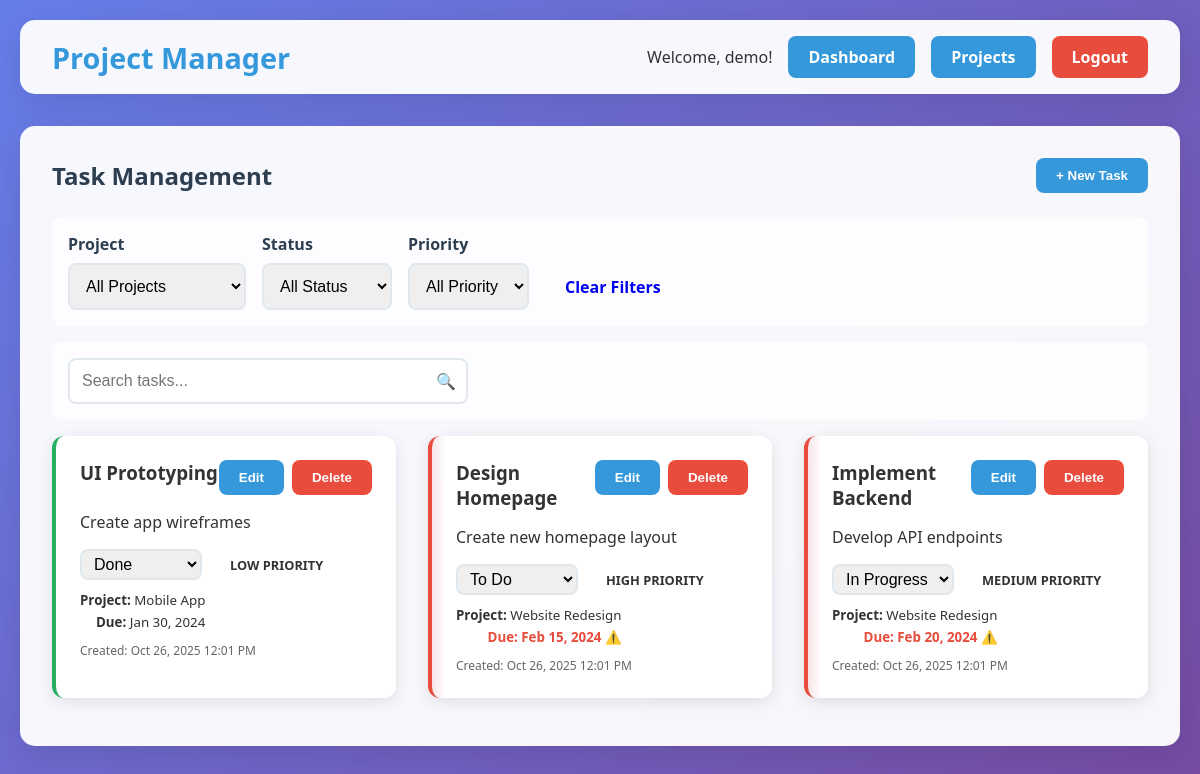
Screenshot of /tasks.php (signed in) with the database file from the repository.
### tables this page shows
CREATE TABLE tasks (
    id INT AUTO_INCREMENT PRIMARY KEY,
    project_id INT NOT NULL,
    title VARCHAR(200) NOT NULL,
    description TEXT,
    status ENUM('todo', 'in-progress', 'done') DEFAULT 'todo',
    priority ENUM('low', 'medium', 'high') DEFAULT 'medium',
    due_date DATE,
    created_at TIMESTAMP DEFAULT CURRENT_TIMESTAMP,
    updated_at TIMESTAMP DEFAULT CURRENT_TIMESTAMP ON UPDATE CURRENT_TIMESTAMP,
    FOREIGN KEY (project_id) REFERENCES projects(id) ON DELETE CASCADE
);

### includes/functions.php (called while the page is built, shortened)
<?php
class ProjectManager {
    private $conn;
    public function __construct($db) {
        $this->conn = $db;
    }
    public function getProjects($user_id) {
        $query = "SELECT * FROM projects WHERE user_id = :user_id ORDER BY created_at DESC";
        $stmt = $this->conn->prepare($query);
        $stmt->bindParam(":user_id", $user_id);
        $stmt->execute();
        return $stmt->fetchAll(PDO::FETCH_ASSOC);
    }
    public function getTasks($project_id, $filters = []) {
        $query = "SELECT * FROM tasks WHERE project_id = :project_id";
        $query .= " ORDER BY
            CASE priority
                WHEN 'high' THEN 1
                WHEN 'medium' THEN 2
                WHEN 'low' THEN 3
            END, due_date ASC";
        $stmt = $this->conn->prepare($query);
        $stmt->bindParam(":project_id", $project_id);
        $stmt->execute();
        return $stmt->fetchAll(PDO::FETCH_ASSOC);
    }
}
?>

### tasks.php (the view, shortened to what this page needs)
<?php
require_once "includes/config.php";
require_once "includes/functions.php";
$projectManager = new ProjectManager($db);
$user_id = $_SESSION['user_id'];
$projects = $projectManager->getProjects($user_id);
$filters = [];
$project_id = $_GET['project_id'] ?? '';
$search_term = $_GET['search'] ?? '';
if ($search_term) {
    $tasks = $projectManager->searchTasks($user_id, $search_term);
} elseif ($project_id) {
    $tasks = $projectManager->getTasks($project_id, $filters);
} else {
    $tasks = [];
    foreach ($projects as $project) {
        $project_tasks = $projectManager->getTasks($project['id'], $filters);
        foreach ($project_tasks as $task) {
            $task['project_name'] = $project['name'];
            $tasks[] = $task;
        }
    }
    usort($tasks, function($a, $b) {
        if ($a['due_date'] == $b['due_date']) {
            $priority_order = ['high' => 1, 'medium' => 2, 'low' => 3];
            $a_priority = isset($a['priority']) && isset($priority_order[$a['priority']]) ? $priority_order[$a['priority']] : 4;
            $b_priority = isset($b['priority']) && isset($priority_order[$b['priority']]) ? $priority_order[$b['priority']] : 4;
            return $a_priority - $b_priority;
        }
        return strtotime($a['due_date']) - strtotime($b['due_date']);
    });
}
?>
<!DOCTYPE html>
<html lang="en">
<head>
    <link href="https://unpkg.com/boxicons@2.1.4/css/boxicons.min.css" rel="stylesheet">
    <link rel="stylesheet" href="css/style.css">
</head>
<body>
    <div class="container">
        <div class="header">
            <div class="header-content">
                <a href="dashboard.php" class="logo">Project Manager</a>
                <div class="user-info">
                    <span>Welcome, <?php echo htmlspecialchars($_SESSION['username']); ?>!</span>
                    <a href="dashboard.php" class="btn btn-primary">Dashboard</a>
                    <a href="projects.php" class="btn btn-primary">Projects</a>
                    <a href="logout.php" class="btn btn-danger">Logout</a>
                </div>
            </div>
        </div>
        <div class="card">
            <div class="card-header">
                <h2 class="card-title">Task Management</h2>
                <button class="btn btn-primary modal-trigger" data-modal="createTaskModal">
                    + New Task
                </button>
            </div>
            <div class="filter-section">
                <form method="GET" action="tasks.php" id="task-filters">
                    <div class="filter-group">
                        <div>
                            <label class="form-label">Project</label>
                            <select class="form-control" name="project_id" onchange="this.form.submit()">
                                <option value="">All Projects</option>
                            </select>
                        </div>
                        <div>
                            <label class="form-label">Status</label>
                            <select class="form-control" name="status" onchange="this.form.submit()">
                                <option value="">All Status</option>
                            </select>
                        </div>
                        <div>
                            <label class="form-label">Priority</label>
                            <select class="form-control" name="priority" onchange="this.form.submit()">
                                <option value="">All Priority</option>
                            </select>
                        </div>
                        <div>
                            <label class="form-label">&nbsp;</label>
                            <a href="tasks.php" class="btn" style="display: block;">Clear Filters</a>
                        </div>
                    </div>
                </form>
            </div>
            <div class="filter-section">
                <form method="GET" action="tasks.php">
                    <div class="search-box">
                        <input type="text" class="form-control search-input" name="search"
                               placeholder="Search tasks..." value="<?php echo htmlspecialchars($search_term); ?>">
                        <span class="search-icon">🔍</span>
                    </div>
                </form>
            </div>
            <?php if (empty($tasks)): ?>
                <div style="text-align: center; padding: 3rem;">
                    <h3>No tasks found</h3>
                    <p><?php echo $search_term ? 'No tasks match your search criteria.' : 'Create your first task to get started!'; ?></p>
                    <button class="btn btn-primary modal-trigger" data-modal="createTaskModal">
                        Create First Task
                    </button>
                </div>
            <?php else: ?>
                <div class="grid">
                    <?php foreach ($tasks as $task):
                        $is_overdue = $task['due_date'] && strtotime($task['due_date']) < time() && $task['status'] !== 'done';
                    ?>
                        <div class="task-item <?php echo $task['status']; ?> priority-<?php echo $task['priority']; ?>
                            <?php echo $is_overdue ? 'overdue' : ''; ?>">
                            <div style="display: flex; justify-content: between; align-items: start; margin-bottom: 1rem;">
                                <h3 style="margin: 0; flex: 1;"><?php echo htmlspecialchars($task['title']); ?></h3>
                                <div style="display: flex; gap: 0.5rem;">
                                    <button class="btn btn-primary modal-trigger"
                                            data-modal="editTaskModal"
                                            data-task-id="<?php echo $task['id']; ?>"
                                            data-task-title="<?php echo htmlspecialchars($task['title']); ?>"
                                            data-task-description="<?php echo htmlspecialchars($task['description']); ?>"
                                            data-task-status="<?php echo $task['status']; ?>"
                                            data-task-priority="<?php echo $task['priority']; ?>"
                                            data-task-due-date="<?php echo $task['due_date']; ?>">
                                        Edit
                                    </button>
                                    <form method="POST" style="display: inline;" onsubmit="return confirmDelete()">
                                        <button type="submit" class="btn btn-danger">Delete</button>
                                    </form>
                                </div>
                            </div>
                            <?php if (!empty($task['description'])): ?>
                                <p><?php echo htmlspecialchars($task['description']); ?></p>
                            <?php endif; ?>
                            <div style="display: flex; justify-content: space-between; align-items: center; margin-top: 1rem; flex-wrap: wrap; gap: 0.5rem;">
                                <div style="display: flex; gap: 1rem; align-items: center;">
                                    <select class="status-select form-control" data-task-id="<?php echo $task['id']; ?>"
                                            data-original-value="<?php echo $task['status']; ?>"
                                            style="width: auto; padding: 4px 8px;">
                                        <option value="todo" <?php echo ($task['status'] == 'todo') ? 'selected' : ''; ?>>To Do</option>
                                        <option value="in-progress" <?php echo ($task['status'] == 'in-progress') ? 'selected' : ''; ?>>In Progress</option>
                                        <option value="done" <?php echo ($task['status'] == 'done') ? 'selected' : ''; ?>>Done</option>
                                    </select>
                                    <span class="status-badge status-<?php echo $task['priority']; ?>">
                                        <?php echo ucfirst($task['priority']); ?> priority
                                    </span>
                                </div>
                                <div style="text-align: right;">
                                    <?php if (isset($task['project_name'])): ?>
                                        <small><strong>Project:</strong> <?php echo htmlspecialchars($task['project_name']); ?></small><br>
                                    <?php endif; ?>
                                    <?php if ($task['due_date']): ?>
                                        <small class="<?php echo $is_overdue ? 'overdue-text' : ''; ?>">
                                            <strong>Due:</strong> <?php echo date('M j, Y', strtotime($task['due_date'])); ?>
                                            <?php if ($is_overdue): ?> ⚠️<?php endif; ?>
                                        </small>
                                    <?php endif; ?>
                                </div>
                            </div>
                            <div style="margin-top: 0.5rem; font-size: 0.9rem; color: #666;">
                                <small>Created: <?php echo date('M j, Y g:i A', strtotime($task['created_at'])); ?></small>
                            </div>
                        </div>
                    <?php endforeach; ?>
                </div>
            <?php endif; ?>
        </div>
    </div>
</body>
</html>

### css/style.css (style rules this page uses)
* { margin: 0; padding: 0; box-sizing: border-box; }
body { font-family: 'Segoe UI', Tahoma, Geneva, Verdana, sans-serif; background: linear-gradient(135deg, #667eea 0%, #764ba2 100%); min-height: 100vh; color: #333; }
.container { max-width: 1200px; margin: 0 auto; padding: 20px; }
.header { background: rgba(255, 255, 255, 0.95); backdrop-filter: blur(10px); padding: 1rem 2rem; border-radius: 15px; box-shadow: 0 8px 32px rgba(0, 0, 0, 0.1); margin-bottom: 2rem; animation: slideDown 0.5s ease-out; }
.header-content { display: flex; justify-content: space-between; align-items: center; }
.logo { font-size: 1.8rem; font-weight: bold; color: #3498db; text-decoration: none; }
.user-info { display: flex; align-items: center; gap: 1rem; }
.btn { padding: 10px 20px; border: none; border-radius: 8px; cursor: pointer; text-decoration: none; font-weight: 600; transition: all 0.3s ease; display: inline-block; text-align: center; }
.btn-primary { background: #3498db; color: white; }
.btn-danger { background: #e74c3c; color: white; }
.card { background: rgba(255, 255, 255, 0.95); backdrop-filter: blur(10px); border-radius: 15px; padding: 2rem; margin-bottom: 2rem; box-shadow: 0 8px 32px rgba(0, 0, 0, 0.1); animation: fadeInUp 0.6s ease-out; }
.card-header { display: flex; justify-content: space-between; align-items: center; margin-bottom: 1.5rem; flex-wrap: wrap; gap: 1rem; }
.card-title { font-size: 1.5rem; color: #2c3e50; margin: 0; }
.form-label { display: block; margin-bottom: 0.5rem; font-weight: 600; color: #2c3e50; }
.form-control { width: 100%; padding: 12px; border: 2px solid #e1e8ed; border-radius: 8px; font-size: 1rem; transition: all 0.3s ease; }
.grid { display: grid; gap: 2rem; grid-template-columns: repeat(auto-fit, minmax(300px, 1fr)); }
.project-item, .task-item { background: white; border-radius: 12px; padding: 1.5rem; margin-bottom: 1rem; border-left: 4px solid #3498db; box-shadow: 0 4px 15px rgba(0, 0, 0, 0.1); transition: all 0.3s ease; animation: slideInLeft 0.5s ease-out; }
.task-item.todo { border-left-color: #e74c3c; }
.task-item.in-progress { border-left-color: #f39c12; }
.task-item.done { border-left-color: #27ae60; }
.priority-high { border-left-color: #e74c3c !important; }
.priority-medium { border-left-color: #f39c12 !important; }
.priority-low { border-left-color: #27ae60 !important; }
.status-badge { padding: 4px 12px; border-radius: 20px; font-size: 0.8rem; font-weight: 600; text-transform: uppercase; }
.filter-section { background: rgba(255, 255, 255, 0.8); padding: 1rem; border-radius: 10px; margin-bottom: 1rem; animation: fadeIn 0.5s ease-out; }
.filter-group { display: flex; gap: 1rem; align-items: center; flex-wrap: wrap; }
.search-box { position: relative; max-width: 400px; }
.search-input { padding-right: 40px; }
.search-icon { position: absolute; right: 12px; top: 50%; transform: translateY(-50%); color: #7f8c8d; }

### tasks.php (style rules this page uses)
.overdue-text { color: #e74c3c !important; font-weight: bold; }
.task-item.overdue { border-left-color: #e74c3c !important; background: linear-gradient(90deg, rgba(231,76,60,0.1) 0%, rgba(255,255,255,1) 4%); }

### rows the page displays
tasks: title "UI Prototyping", description "Create app wireframes", status+id "Done", priority "LOW", project_name "Mobile App", due_date "Jan 30, 2024", created_at "Oct 26, 2025 12:01 PM"
tasks: title "Design Homepage", description "Create new homepage layout", status+id "To Do", priority "HIGH", project_name "Website Redesign", due_date "Feb 15, 2024", created_at "Oct 26, 2025 12:01 PM"
tasks: title "Implement Backend", description "Develop API endpoints", status+id "In Progress", priority "MEDIUM", project_name "Website Redesign", due_date "Feb 20, 2024", created_at "Oct 26, 2025 12:01 PM"

### other values shown
$_SESSION['username'] "demo"
